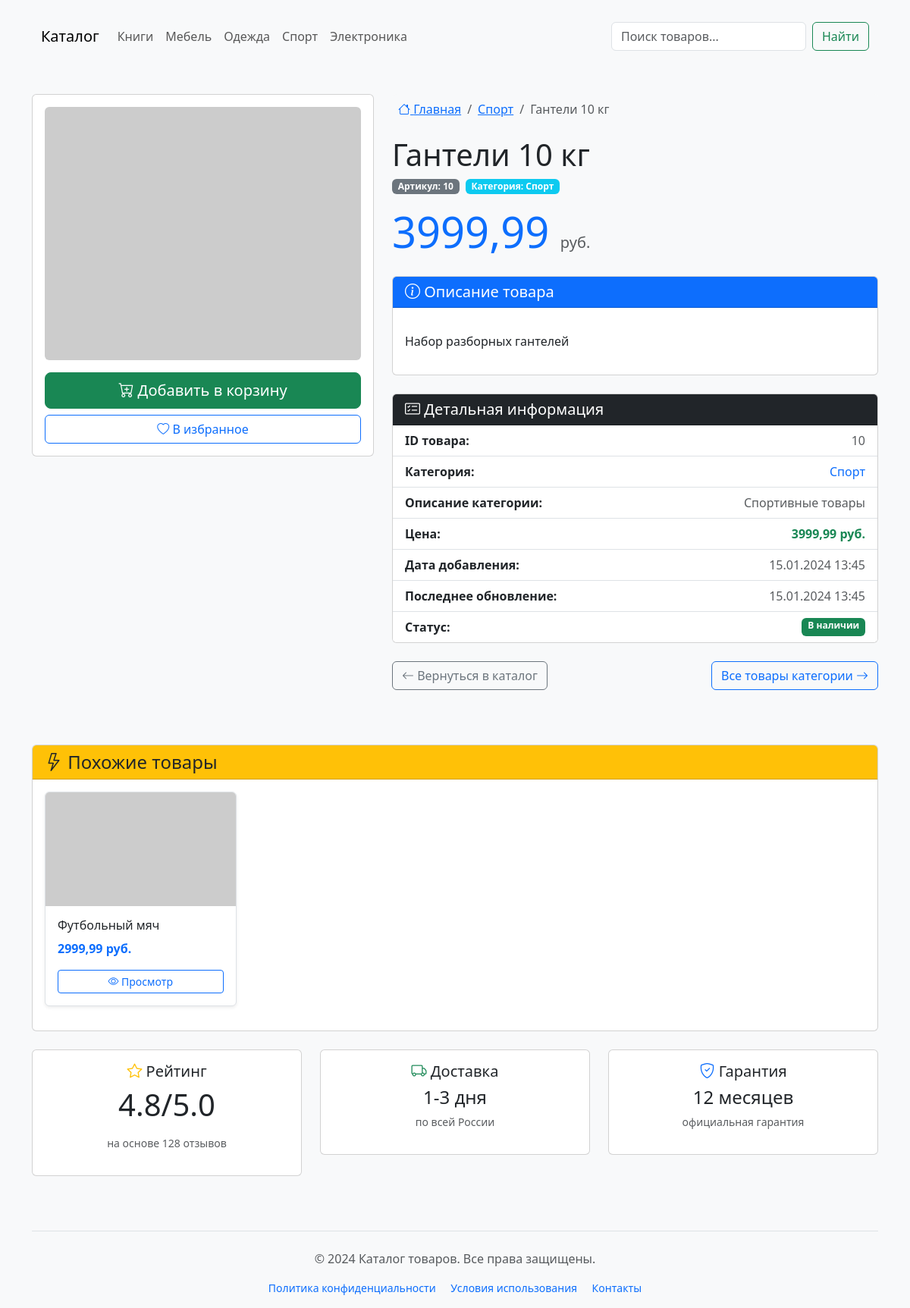
Page /product/10/ on the committed database.
### catalog/models.py (models this page shows, shortened)
class Category(models.Model):
    name = models.CharField(max_length=100, verbose_name='Наименование')
    description = models.TextField(blank=True, null=True, verbose_name='Описание')
    class Meta:
        verbose_name = 'Категория'
        verbose_name_plural = 'Категории'
        ordering = ['name']

class Product(models.Model):
    name = models.CharField(max_length=100, verbose_name='Наименование')
    description = models.TextField(blank=True, null=True, verbose_name='Описание')
    image = models.ImageField(upload_to='products/', blank=True, null=True, verbose_name='Изображение')
    category = models.ForeignKey(
        Category,
        on_delete=models.SET_NULL,
        null=True,
        blank=True,
        related_name='products',
        verbose_name='Категория'
    )
    price = models.DecimalField(max_digits=10, decimal_places=2, verbose_name='Цена за покупку')
    created_at = models.DateTimeField(auto_now_add=True, verbose_name='Дата создания')
    updated_at = models.DateTimeField(auto_now=True, verbose_name='Дата последнего изменения')
    class Meta:
        verbose_name = 'Продукт'
        verbose_name_plural = 'Продукты'
        ordering = ['name']

### catalog/views.py (the view)
# urls.py: path('product/<int:product_id>/', views.product_detail, name='product_detail'),
def product_detail(request, product_id):
    product = get_object_or_404(Product, id=product_id)
    related_products = Product.objects.filter(
        category=product.category
    ).exclude(id=product.id)[:4]
    return render(request, 'catalog/product_detail.html', {
        'product': product,
        'categories': Category.objects.all(),
        'related_products': related_products
    })

### catalog/templates/catalog/product_detail.html (shortened to what this page needs)
{% extends 'base.html' %}
{% block content %}
<div class="row">
    <div class="col-lg-5 mb-4">
        <div class="card">
            <div class="card-body text-center">
                {% if product.image %}
                <img src="{{ product.image.url }}" class="img-fluid rounded mb-3" alt="{{ product.name }}" style="max-height: 400px;">
                {% else %}
                <img src="https://via.placeholder.com/500x400?text=No+Image" class="img-fluid rounded mb-3" alt="Нет изображения">
                {% endif %}
                <div class="d-grid gap-2">
                    <button class="btn btn-success btn-lg">
                        <i class="bi bi-cart-plus"></i> Добавить в корзину
                    </button>
                    <button class="btn btn-outline-primary">
                        <i class="bi bi-heart"></i> В избранное
                    </button>
                </div>
            </div>
        </div>
    </div>
    <div class="col-lg-7">
        <nav aria-label="breadcrumb">
            <ol class="breadcrumb bg-light p-2 rounded">
                <li class="breadcrumb-item"><a href="{% url 'index' %}"><i class="bi bi-house"></i> Главная</a></li>
                <li class="breadcrumb-item"><a href="{% url 'category_products' product.category.id %}">{{ product.category.name }}</a></li>
                <li class="breadcrumb-item active">{{ product.name|truncatechars:50 }}</li>
            </ol>
        </nav>
        <div class="mb-4">
            <h1 class="mb-2">{{ product.name }}</h1>
            <div class="d-flex align-items-center mb-3">
                <span class="badge bg-secondary me-2">Артикул: {{ product.id }}</span>
                <span class="badge bg-info">Категория: {{ product.category.name }}</span>
            </div>
            <div class="display-4 text-primary mb-4">
                {{ product.price }} <small class="text-muted fs-5">руб.</small>
            </div>
        </div>
        <div class="card mb-4">
            <div class="card-header bg-primary text-white">
                <h5 class="mb-0"><i class="bi bi-info-circle"></i> Описание товара</h5>
            </div>
            <div class="card-body">
                {% if product.description %}
                    <p class="card-text fs-5">{{ product.description|linebreaks }}</p>
                {% else %}
                    <p class="card-text text-muted">Описание отсутствует</p>
                {% endif %}
            </div>
        </div>
        <div class="card mb-4">
            <div class="card-header bg-dark text-white">
                <h5 class="mb-0"><i class="bi bi-card-checklist"></i> Детальная информация</h5>
            </div>
            <ul class="list-group list-group-flush">
                <li class="list-group-item d-flex justify-content-between">
                    <span><strong>ID товара:</strong></span>
                    <span class="text-muted">{{ product.id }}</span>
                </li>
                <li class="list-group-item d-flex justify-content-between">
                    <span><strong>Категория:</strong></span>
                    <span>
                        <a href="{% url 'category_products' product.category.id %}" class="text-decoration-none">
                            {{ product.category.name }}
                        </a>
                    </span>
                </li>
                <li class="list-group-item d-flex justify-content-between">
                    <span><strong>Описание категории:</strong></span>
                    <span class="text-muted text-end">{{ product.category.description|default:"Не указано" }}</span>
                </li>
                <li class="list-group-item d-flex justify-content-between">
                    <span><strong>Цена:</strong></span>
                    <span class="text-success fw-bold">{{ product.price }} руб.</span>
                </li>
                <li class="list-group-item d-flex justify-content-between">
                    <span><strong>Дата добавления:</strong></span>
                    <span class="text-muted">{{ product.created_at|date:"d.m.Y H:i" }}</span>
                </li>
                <li class="list-group-item d-flex justify-content-between">
                    <span><strong>Последнее обновление:</strong></span>
                    <span class="text-muted">{{ product.updated_at|date:"d.m.Y H:i" }}</span>
                </li>
                <li class="list-group-item d-flex justify-content-between">
                    <span><strong>Статус:</strong></span>
                    <span class="badge bg-success">В наличии</span>
                </li>
            </ul>
        </div>
        <div class="d-flex justify-content-between mb-4">
            <a href="{% url 'index' %}" class="btn btn-outline-secondary">
                <i class="bi bi-arrow-left"></i> Вернуться в каталог
            </a>
            <a href="{% url 'category_products' product.category.id %}" class="btn btn-outline-primary">
                Все товары категории <i class="bi bi-arrow-right"></i>
            </a>
        </div>
    </div>
</div>
{% if related_products %}
<div class="row mt-5">
    <div class="col-12">
        <div class="card">
            <div class="card-header bg-warning text-dark">
                <h4 class="mb-0"><i class="bi bi-lightning"></i> Похожие товары</h4>
            </div>
            <div class="card-body">
                <div class="row">
                    {% for related in related_products %}
                    <div class="col-md-3 col-sm-6 mb-3">
                        <div class="card h-100 border shadow-sm">
                            {% if related.image %}
                            <img src="{{ related.image.url }}" class="card-img-top" alt="{{ related.name }}" style="height: 150px; object-fit: cover;">
                            {% else %}
                            <img src="https://via.placeholder.com/300x200?text=No+Image" class="card-img-top" alt="Нет изображения" style="height: 150px; object-fit: cover;">
                            {% endif %}
                            <div class="card-body d-flex flex-column">
                                <h6 class="card-title">{{ related.name|truncatechars:50 }}</h6>
                                <p class="card-text text-primary fw-bold">{{ related.price }} руб.</p>
                                <div class="mt-auto">
                                    <a href="{% url 'product_detail' related.id %}" class="btn btn-sm btn-outline-primary w-100">
                                        <i class="bi bi-eye"></i> Просмотр
                                    </a>
                                </div>
                            </div>
                        </div>
                    </div>
                    {% endfor %}
                </div>
            </div>
        </div>
    </div>
</div>
{% endif %}
<div class="row mt-4">
    <div class="col-md-4">
        <div class="card text-center">
            <div class="card-body">
                <h5><i class="bi bi-star text-warning"></i> Рейтинг</h5>
                <p class="display-6">4.8/5.0</p>
                <p class="text-muted small">на основе 128 отзывов</p>
            </div>
        </div>
    </div>
    <div class="col-md-4">
        <div class="card text-center">
            <div class="card-body">
                <h5><i class="bi bi-truck text-success"></i> Доставка</h5>
                <p class="h4">1-3 дня</p>
                <p class="text-muted small">по всей России</p>
            </div>
        </div>
    </div>
    <div class="col-md-4">
        <div class="card text-center">
            <div class="card-body">
                <h5><i class="bi bi-shield-check text-primary"></i> Гарантия</h5>
                <p class="h4">12 месяцев</p>
                <p class="text-muted small">официальная гарантия</p>
            </div>
        </div>
    </div>
</div>
{% endblock %}

### catalog/templates/includes/menu.html
<nav class="navbar navbar-expand-lg navbar-light bg-light mb-4">
    <div class="container-fluid">
        <a class="navbar-brand" href="{% url 'index' %}">Каталог</a>
        <div class="collapse navbar-collapse">
            <ul class="navbar-nav me-auto">
                {% for category in categories %}
                <li class="nav-item">
                    <a class="nav-link" href="{% url 'category_products' category.id %}">
                        {{ category.name }}
                    </a>
                </li>
                {% endfor %}
            </ul>
            <form class="d-flex" method="get" action="#">
                <input class="form-control me-2" type="search" placeholder="Поиск товаров...">
                <button class="btn btn-outline-success" type="submit">Найти</button>
            </form>
        </div>
    </div>
</nav>

### catalog/templates/base.html (style rules this page uses)
body { padding-top: 20px; background-color: #f8f9fa; }
.breadcrumb { background-color: #e9ecef; border-radius: 0.375rem; }
.card-header { font-weight: 600; }

### rows in the picture
Category: name "Книги"
Category: name "Мебель"
Category: name "Одежда"
Category: name "Спорт"
Category: name "Электроника"
Product: category.name "Спорт", name "Гантели 10 кг", id "10", price "3999,99", description "Набор разборных гантелей", category.description "Спортивные товары", created_at "15.01.2024 13:45", updated_at "15.01.2024 13:45"
Product: name "Футбольный мяч", price "2999,99"
